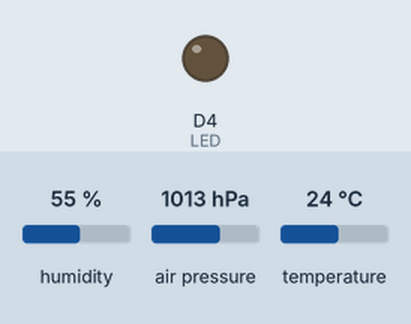
Simulated run of this sketch. Board: ESP8266 (Wemos D1 mini). Shown: output pins drawn as LEDs (lit = HIGH). Inputs (shaded band) come from the test bench; at power-on: humidity 55 %, air pressure 1013 hPa, temperature 24 °C. WiFi joins after 1.5 s; servers stay silent unless stated; the local clock reads 2024-03-15 10:24:30 at power-on unless the sketch sets it; what the sketch prints to the serial monitor is not drawn.

Above: at 0.0 s.
At 1.4 s:
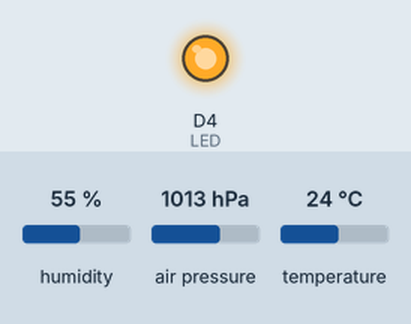
Timing chart, 0 to 2.9 s (numbered marks = the images above):
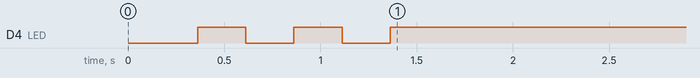

The sketch:

BME280httpdTelegraph.ino
```cpp
// Built to run on an ESP8266 D1 mini Pro
// Lots of code deserves credit from others and all the horrible hacks are my own
// It does actually work however, not efficiently. Feel free to steal and improve.

#include <Adafruit_BME280.h>
#include <ESP8266WiFi.h>
#include <ESP8266mDNS.h>
#include <ESP8266WebServer.h>
#include <Wire.h>
#include <UniversalTelegramBot.h>
#include <WiFiClientSecure.h>
#include <time.h>

// LED Definition
#define LED D4

// ------- Telegram config --------
#define BOT_TOKEN "xxxxxxxxx:xxxxxxxxxxxxxxxxxxxxxxxxxxxxxxxxxxxx"  // your Bot Token (Get from Botfather)
#define CHAT_ID "xxxxxxxxx" // Chat ID of where you want the message to go (You can use MyIdBot to get the chat ID)

long Bot_mtbs = 0; // mean time between scan messages
long Bot_mtba = 0; // mean time between alert messages
long Bot_lasttime = 0;   // last timed message sent
long Bot_lastalert = 0;   // last time alert has been sent
long Bot_onHour;          // Timer to send regular messages on the hour

const int TEMP_MIN = 30;
const int TEMP_MAX = 50;
long curTemp;

Adafruit_BME280 bme = Adafruit_BME280(); // I2C

// Wifi credentials
const char* ssid     = "mywlan";
const char* password = "mypassword";

// Port number
#define PORT 80

// mDNS name
//const char* MDNS_NAME = "garage-bme280";
const char* MDNS_NAME = "hotwater-bme280";

// Location of the sensor (e.g. Living Room, Kitchen, Garden, etc)
//const char* LOCATION = "Garage Sensor";
const char* LOCATION = "Hot Water Tank Sensor";

// Default theme
const char* BKGD_COLOUR = "#ffffff";
const char* LOCATION_BKGD_COLOUR = "#cccccc";
const char* LOCATION_TEXT_COLOUR = "#ffffff";
const char* MODULE_COLOUR = "#666666";
const char* RESULT_COLOUR = "#000000";

ESP8266WebServer server(PORT);

// SSL client needed for both libraries
WiFiClientSecure client;

UniversalTelegramBot bot(BOT_TOKEN, client);

String ipAddress = "";
String webString = "";   // String to display

int timezone = 0;
int dst = 0;

void setup(void) {
  Wire.begin();
  Serial.begin(115200);  // Initiate serial connection
  pinMode(LED, OUTPUT);
  delay(10);

  // Set STATION mode and disconnect any previous connection
  WiFi.mode(WIFI_STA);
  WiFi.disconnect();
  delay(100);

  // Connect to WiFi network
  Serial.println("Connecting to wifi...");
  WiFi.begin(ssid, password);

  // Wait for connection
  while (WiFi.status() != WL_CONNECTED) {

    // Blink LED when connecting to wifi
    digitalWrite(LED, LOW);
    delay(250);
    digitalWrite(LED, HIGH);
    delay(250);
    Serial.print(".");
  }
  Serial.println("WiFi connected");
  Serial.println(WiFi.localIP());
  //Serial.println(WiFi.enableAP(0));

  Serial.println("BME280 Temperature, Humidity and Pressure Server");
  Serial.print("Connected to ");
  Serial.println(ssid);
  Serial.print("IP address: ");
  IPAddress ip = WiFi.localIP();
  Serial.println(ip);

  ipAddress = ip.toString();

  // Set up mDNS responder:
  if (!MDNS.begin(MDNS_NAME)) {
    Serial.println("Error setting up MDNS responder!");
    while (1) {
      delay(1000);
    }
  }
  Serial.println("mDNS responder started");

  configTime(0, 0, "0.uk.pool.ntp.org", "1.uk.pool.ntp.org", "2.uk.pool.ntp.org");
  Serial.println("\nWaiting for time");
  while (!time(nullptr)) {
    Serial.print(".");
    delay(1000);
  }
  delay(1000);

  myCurrentTime();

  server.on("/", []() {
    webString = "<!DOCTYPE html>\n\
<html lang=\"en\">\n\
<head>\n\
<title>BME280 Temperature, Humidity and Pressure Server</title>\n\
<meta http-equiv=\"Content-Type\" content=\"text/html; charset=utf-8\" />\n\
<meta http-equiv=\"refresh\" content=\"45\" />\n\
<meta name=\"viewport\" content=\"initial-scale=1, maximum-scale=1\" />\n\
<link href=\"https://fonts.googleapis.com/css\?family=PT+Sans+Narrow:400,700\" rel=\"stylesheet\" />\n\
<style>\n\
body { margin:0; padding:0; background-color:" + String(BKGD_COLOUR) + "; }\n\
.location { margin:0; padding:0; width:100%; height:22px; background-color:" + String(LOCATION_BKGD_COLOUR) + "; text-align:center; font:400 16px/22px 'PT Sans Narrow',sans-serif; color:" + String(LOCATION_TEXT_COLOUR) + "; text-transform:uppercase; letter-spacing:0.1em; margin-bottom:65px; }\n\
.module { margin:0; padding:0 0 60px 0; text-align:center; font:700 18px/0px 'PT Sans Narrow',sans-serif; color:" + String(MODULE_COLOUR) + "; text-transform:uppercase; letter-spacing:0.1em; }\n\
.result { margin:0; padding:0 0 73px 0; text-align:center; font:400 74px/0px 'PT Sans Narrow',sans-serif; color:" + String(RESULT_COLOUR) + "; letter-spacing:-0.02em; }\n\
.symbol { margin:0; padding:0 0 73px 0; text-align:center; font:400 54px/0px 'PT Sans Narrow',sans-serif; color:" + String(RESULT_COLOUR) + "; letter-spacing:-0.02em; }\n\
</style>\n\
</head>\n\
<body>\n\
<div class=\"location\">" + String(LOCATION) + "</div>\n\
<div class=\"module\">Temperature</div>\n\
<div class=\"result\">" + String(bme.readTemperature(), 1) + "<span class=\"symbol\">&deg;C</span></div><br />" + "\n\
<div class=\"module\">Relative Humidity</div>\n\
<div class=\"result\">" + String(bme.readHumidity(), 1) + "<span class=\"symbol\">%</span></div><br />" + "\n\
<div class=\"module\">Pressure</div>\n\
<div class=\"result\">" + String(bme.readPressure() / 100, 1) + "<span class=\"symbol\"> hPa</span></div>\n\
</body>\n\
</html>";
    server.send(200, "text/html", webString); // send to browser when asked

    digitalWrite(LED, LOW);
    delay(50);
    digitalWrite(LED, HIGH);
    Serial.print(".");
    sendWaterTempAlert(myCurrentTime());
  });

  server.begin();
  Serial.println("HTTP server started");

  // Add service to MDNS-SD
  MDNS.addService("http", "tcp", PORT);

  if (!bme.begin()) {
    Serial.println("Couldn't find BME280!");
    while (1);
  }

  bme.setSampling(Adafruit_BME280::MODE_NORMAL,
                  Adafruit_BME280::SAMPLING_X2, // temperature
                  Adafruit_BME280::SAMPLING_X4, // pressure
                  Adafruit_BME280::SAMPLING_X1, // humidity
                  Adafruit_BME280::FILTER_X16,
                  Adafruit_BME280::STANDBY_MS_1000);
}

String myCurrentTime() {
  time_t now = time(nullptr);

  struct tm * ptm;
  ptm = gmtime(&now);

  String myCurTime = String(ptm->tm_mday);
  myCurTime.concat(" ");
  myCurTime.concat(ptm->tm_hour);
  myCurTime.concat(":");
  myCurTime.concat(ptm->tm_min);
  myCurTime.concat(":");
  myCurTime.concat(ptm->tm_sec);

  Serial.println(myCurTime);

  return myCurTime;
}

int getSecsToHour() {
  time_t now = time(nullptr);

  struct tm * ptm;
  ptm = gmtime(&now);

  int mySecsToHour = 3600 - ((ptm->tm_min) * 60 + (ptm->tm_sec));
  return mySecsToHour;
}

int getHours() {
  time_t now = time(nullptr);

  struct tm * ptm;
  ptm = gmtime(&now);

  int myUTCHours = (ptm->tm_hour);
  Serial.print("myUTCHours -- ");
  Serial.println(myUTCHours);
  return myUTCHours;
}

void sendTelegramMessage(String myTime) {
  String message = "REGULAR UPDATE\n";
  message.concat("HWTemp: ");
  message.concat(String(bme.readTemperature(), 1));
  message.concat("\n");
  message.concat("mBar: ");
  message.concat(String(bme.readPressure() / 100, 1));
  message.concat("\n");
  message.concat("%RH: ");
  message.concat(String(bme.readHumidity(), 1));
  message.concat("\nhttp://192.168.1.22/\n");
  message.concat(myTime);

  client.setInsecure();
  if (bot.sendMessage(CHAT_ID, message, "")) {
    Serial.println("TELEGRAM successfully sent");
  }
}

void sendWaterTempAlert(String myTime) {
  if (millis() > Bot_lastalert + Bot_mtba) {
    String message = "!! HOTWATER ALERT !!\n";
    message.concat("HWTemp: ");
    message.concat(String(bme.readTemperature(), 1));
    message.concat("\n");
    message.concat("mBar: ");
    message.concat(String(bme.readPressure() / 100, 1));
    message.concat("\n");
    message.concat("%RH: ");
    message.concat(String(bme.readHumidity(), 1));
    message.concat("\nhttp://192.168.1.22/\n");
    message.concat(myTime);

    client.setInsecure();
    if (bot.sendMessage(CHAT_ID, message, "")) {
      Serial.println("TELEGRAM successfully sent");
    }
    Bot_lastalert = millis();
    Bot_mtba = 300000; // prevent the web page from sending messages every refresh (5mins min between alerts)
  }
}

void loop(void) {
  server.handleClient();

  if (time(nullptr) > Bot_lasttime + Bot_mtbs + Bot_onHour) {
    Serial.println("\nTrying to send message...");
    sendTelegramMessage(myCurrentTime());
    //Serial.print(ptm);
    Bot_lasttime = time(nullptr);
    Bot_mtbs = 0; //3600; // 1 hour in seconds
    Bot_onHour = getSecsToHour();

    switch (getHours()) {
      case 0:
        // It's 00:mm, add 4 x 3600 to the seconds to the next hour for a message at 6am UTC+1
        Bot_onHour = Bot_onHour + 4 * 3600;
        break;
      case 5:
        // It's 06:mm, add 5 x 3600 to the seconds to the next hour for a message at 12noon UTC+1
        Bot_onHour = Bot_onHour + 5 * 3600;
        break;
      case 11:
        // It's 12:mm, add 4 x 3600 to the seconds to the next hour for a message at 5pm UTC+1
        Bot_onHour = Bot_onHour + 4 * 3600;
        break;
      case 16:
        // It's 17:mm, add 3 x 3600 to the seconds to the next hour for a message at 9pm UTC+1
        Bot_onHour = Bot_onHour + 3 * 3600;
        break;
      case 20:
        // It's 21:mm, add 8 x 3600 to the seconds to the next hour for a message at 6am UTC+1
        Bot_onHour = Bot_onHour + 8 * 3600;
        break;
      default:
        // Somethings odd - or we've just restarted so don't change Bot_onHour
        break;
    }

    Serial.print("Bot_lasttime -- ");
    Serial.println(Bot_lasttime);
    Serial.print("Bot_onHour -- ");
    Serial.println(Bot_onHour);
  }

  curTemp = bme.readTemperature();
  if ((curTemp < TEMP_MIN) || (curTemp > TEMP_MAX)) {
    if (millis() > Bot_lastalert + Bot_mtba) {
      Serial.println("\nWater Temp!");
      sendWaterTempAlert(myCurrentTime());
      //Serial.print(ptm);
      Bot_lastalert = millis();
      Bot_mtba = 1200000;
    }
  }
}
```
